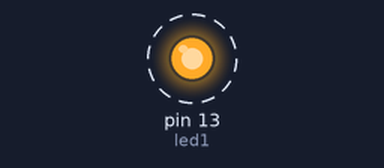
A sketch run on a simulated Arduino Uno, built with avr-gcc and run on an emulated ATmega328P. On the bench: output pins drawn as LEDs (lit = HIGH). Dashed ring = blinking.

Above: at 0.02 s.
Timing chart, 0 to 3.0 s (numbered marks = the images above):
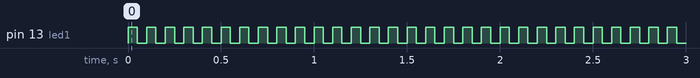

The sketch:

5led_Blink.ino
```cpp
const int led1 = 13;
const int led2 = 13;
const int led3 = 13;
const int led4 = 13;
const int led5 = 13;

void setup() {
  // initialize digital pin LED_BUILTIN as an output.
  pinMode(led1, OUTPUT);
  pinMode(led2, OUTPUT);
  pinMode(led3, OUTPUT);
  pinMode(led4, OUTPUT);
  pinMode(led5, OUTPUT);
}

void loop() {

 digitalWrite(led1, HIGH);
  delay(50);
  digitalWrite(led1, LOW);
  delay(50);
   digitalWrite(led2, HIGH);
  delay(50);
  digitalWrite(led2, LOW);
  delay(50);
   digitalWrite(led3, HIGH);
  delay(50);
  digitalWrite(led3, LOW);
  delay(50);
   digitalWrite(led4, HIGH);
  delay(50);
  digitalWrite(led4, LOW);
  delay(50);
   digitalWrite(led5, HIGH);
  delay(50);
  digitalWrite(led5, LOW);
  delay(50);
}
```

Measured:
- by itself, pin 13 (led1): alternates HIGH for 0.05 s and LOW for 0.05 s
